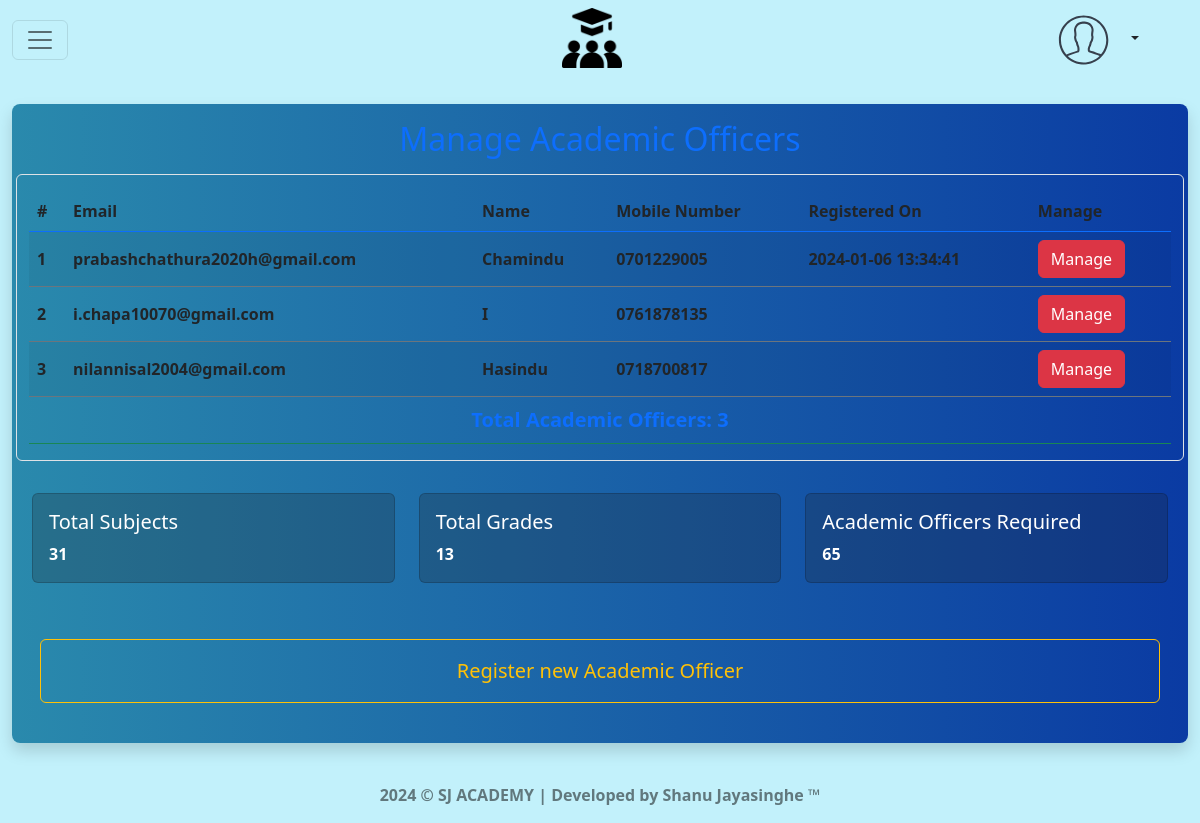
/manageAcademics.php (signed in), run on the app's committed database.
### tables this page shows
CREATE TABLE `academic_officer` (
  `email` varchar(100) NOT NULL,
  `fname` varchar(45) NOT NULL,
  `lname` varchar(45) DEFAULT NULL,
  `mobile` varchar(15) NOT NULL,
  `verification_code` varchar(20) NOT NULL,
  `password` varchar(30) NOT NULL,
  `registered_by` varchar(100) NOT NULL,
  `last_login` datetime DEFAULT NULL,
  `birthday` date DEFAULT NULL,
  `nic` varchar(15) DEFAULT NULL,
  `gender_id` int(11) NOT NULL,
  `mname` varchar(45) DEFAULT NULL,
  `status_id` int(11) NOT NULL,
  `surname` varchar(100) DEFAULT NULL,
  `registered_datetime` datetime DEFAULT NULL
);

### modules/db/connection.php (called while the page is built, shortened)
<?php
class Database
{
    public static $connection;
    public static function setUpConnection()
    {
        if (!isset(Database::$connection)) {
            Database::$connection = new mysqli("localhost", "root", "password", "lms", "3306");
        }
    }
    public static function search($query)
    {
        $resultSet = Database::$connection->query($query);
        return $resultSet;
    }
}
?>

### manageAcademics.php (the view, shortened to what this page needs)
<!DOCTYPE html>
<html lang="en">
<head>
    <link rel="stylesheet" href="src/css/style.css" />
    <link rel="stylesheet" href="src/css/bootstrap.css" />
    <link rel="stylesheet"
        href="https://cdn.jsdelivr.net/npm/src/js/bootstrap-icons@1.9.1/font/src/js/bootstrap-icons.css" />
</head>
<body class="bg-info bg-opacity-25">
    <div class="container-fluid vh-100">
        <div class="row align-items-center justify-content-center">
            <?php include "header.php"; ?>
            <div class="col-12 p-3 p-lg-4">
                <div class="row">
                    <div class="col-12 p-3 shadow rounded-3 homex">
                        <div class="row justify-content-center">
                            <div class="col-12 text-center text-primary">
                                <span class="h2">Manage Academic Officers</span>
                            </div>
                            <div class="col-12 border rounded mt-3 pt-3">
                                <div>
                                    <div class="table-responsive">
                                        <table
                                            class="table align-middle  bg-transparent table-hover table-responsive-sm table-striped border-bottom border-success rounded">
                                            <thead>
                                                <tr class="border-bottom border-1 border-primary">
                                                    <th>#</th>
                                                    <th>Email</th>
                                                    <th>Name</th>
                                                    <th>Mobile Number</th>
                                                    <th>Registered On</th>
                                                    <th>Manage</th>
                                                </tr>
                                            </thead>
                                            <tbody>
                                                <?php
                                                $academic_rs = Database::search("SELECT * FROM `academic_officer` ORDER BY `registered_datetime` DESC");
                                                $academic_count = $academic_rs->num_rows;
                                                for ($y = 0; $y < $academic_count; $y++) {
                                                    $academic_data = $academic_rs->fetch_assoc();
                                                    ?>
                                                        <tr class="border-bottom border-secondary">
                                                            <td>
                                                                <?php echo ($y + 1); ?>
                                                            </td>
                                                            <td>
                                                                <?php echo ($academic_data["email"]); ?>
                                                            </td>
                                                            <td>
                                                                <?php echo ($academic_data["fname"]); ?>
                                                            </td>
                                                            <td>
                                                                <?php echo ($academic_data["mobile"]); ?>
                                                            </td>
                                                            <td>
                                                                <?php echo ($academic_data["registered_datetime"]); ?>
                                                            </td>
                                                            <td><button class="btn btn-danger"
                                                                    onclick="manage('<?php echo ($academic_data['email']); ?>');">Manage</button>
                                                            </td>
                                                        </tr>
                                                        <?php
                                                }
                                                ?>
                                            </tbody>
                                            <tfoot>
                                                <tr>
                                                    <td colspan="6" class="text-center text-primary fs-5">
                                                        <span class="fw-bold">Total Academic Officers:
                                                            <?php echo ($academic_count); ?>
                                                        </span>
                                                    </td>
                                                </tr>
                                            </tfoot>
                                        </table>
                                    </div>
                                </div>
                            </div>
                            <div class="col-12 mt-3 p-3">
                                <div class="row">
                                    <?php
                                    $grade_rs = Database::search("SELECT * FROM `grade`");
                                    $grade_count = $grade_rs->num_rows;
                                    $subject_rs = Database::search("SELECT * FROM `subject`");
                                    $subject_count = $subject_rs->num_rows;
                                    ?>
                                    <div class="col-12 col-lg-4">
                                        <div class="card text-bg-dark mb-3">
                                            <div class="card-body">
                                                <h5 class="card-title">Total Subjects</h5>
                                                <p class="card-text">
                                                    <?php echo ($subject_count); ?>
                                                </p>
                                            </div>
                                        </div>
                                    </div>
                                    <div class="col-12 col-lg-4">
                                        <div class="card text-bg-dark mb-3">
                                            <div class="card-body">
                                                <h5 class="card-title">Total Grades</h5>
                                                <p class="card-text">
                                                    <?php echo ($grade_count); ?>
                                                </p>
                                            </div>
                                        </div>
                                    </div>
                                    <div class="col-12 col-lg-4">
                                        <div class="card text-bg-dark mb-3">
                                            <div class="card-body">
                                                <h5 class="card-title">Academic Officers Required</h5>
                                                <p class="card-text">
                                                    <?php echo ($grade_count * 5); ?>
                                                </p>
                                            </div>
                                        </div>
                                    </div>
                                </div>
                            </div>
                            <div class="col-12 mt-3 mb-3 d-grid p-2 px-4">
                                <a class="btn btn-outline-warning fs-5 p-3"
                                    href="register.php?academic_officer">Register new Academic Officer</a>
                            </div>
                        </div>
                    </div>
                </div>
            </div>
            <footer class="col-12 header-bg p-3">
                <div class="row justify-content-center">
                    <div class="col-lg-5 col-12 text-center">
                        <span class="text-black-50 fs-6">
                            2024 &copy; SJ ACADEMY | Developed by Shanu Jayasinghe &trade;
                        </span>
                    </div>
                </div>
            </footer>
        </div>
    </div>
</body>
</html>

### src/css/style.css (style rules this page uses)
* { font-family: 'Segoe UI', Tahoma, Geneva, Verdana, sans-serif; font-weight: bold; }
:root { --logo-black: url("../../assets/logo/HS-Black.png"); --logo-white: url("../../assets/logo/HS-PSD.png"); --index-color-1: hsl(10, 30%, 85%); --index-color-2: hsl(100, 50%, 90%); --index-color-3: hsl(212, 30%, 85%); --home-color-1: hsl(221, 88%, 34%); --home-color-2: hsl(0, 0%, 84%); --home-color-3: hsl(196, 61%, 42%); --home-color-4: hsl(215, 45%, 49%); --home-color-5: hsl(211, 72%, 39%); --header-color-1: trasparent; --header-color-2: trasparent; --dropdown-color-1: hsl(219, 88%, 75%); --dropdown-color-2: hsl(207, 69%, 80%); --bs-blue: #0d6efd; --bs-indigo: #6610f2; --bs-purple: #6f42c1; --bs-pink: #d63384; --bs-red: #dc3545; --bs-orange: #fd7e14; --bs-yellow: #ffc107; --bs-green: #198754; --bs-teal: #20c997; --bs-cyan: #0dcaf0; --bs-black: #000; --bs-white: #fff; --bs-gray: #6c757d; --bs-primary: #0d6efd; --bs-secondary: #6c757d; --bs-success: #198754; --bs-info: #0dcaf0; --bs-warning: #ffc107; --bs-danger: #dc3545; --bs-light: #f8f9fa; --bs-dark: #212529; }
.homex { background-image: linear-gradient(90deg, var(--home-color-3) 0%, var(--home-color-1) 100%); }
.header-bg { background-image: linear-gradient(170deg, var(--header-color-2) 0%, var(--header-color-1) 100%); background-size: 100%; }

### data on the page
academic_officer: email "prabashchathura2020h@gmail.com", fname "Chamindu", mobile "0701229005", registered_datetime "2024-01-06 13:34:41"
academic_officer: email "i.chapa10070@gmail.com", fname "I", mobile "0761878135"
academic_officer: email "nilannisal2004@gmail.com", fname "Hasindu", mobile "0718700817"

### other printed values
$academic_count "3"
$subject_count "31"
$grade_count "13"
$grade_count * 5 "65"
